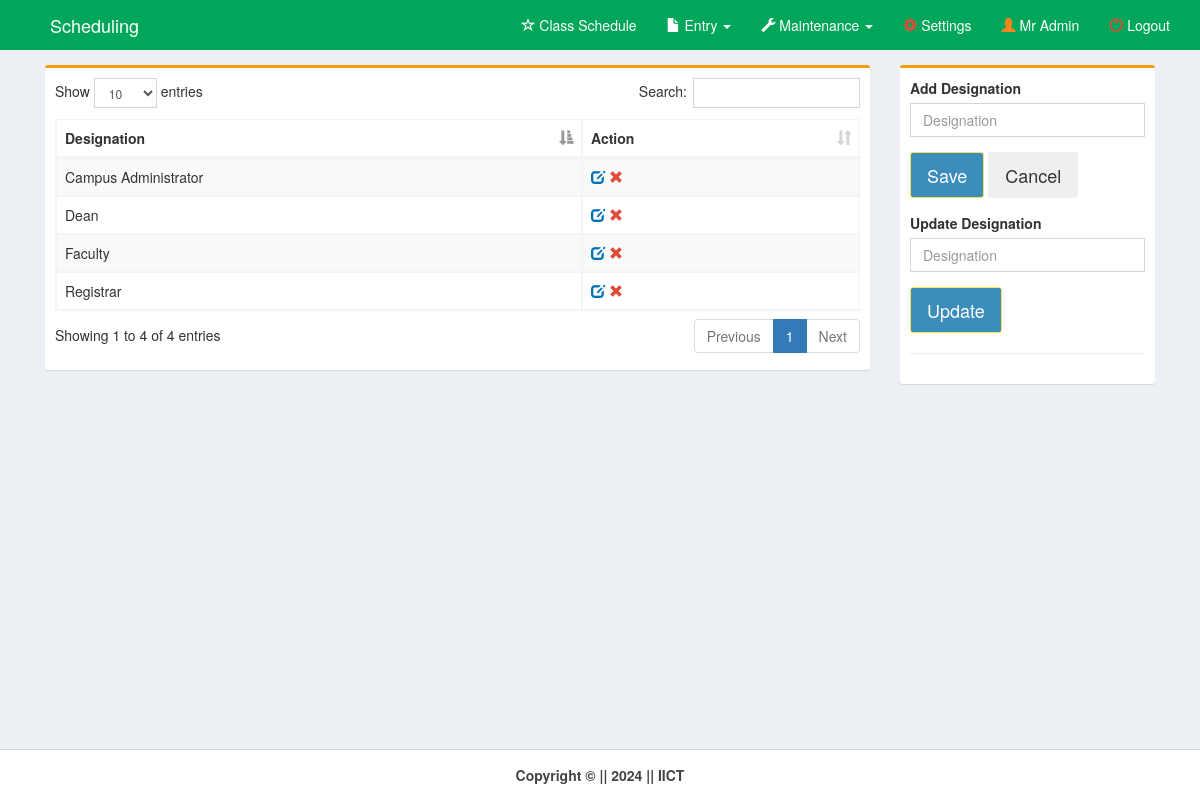
The app's page /pages/designation.php (signed in), older data.
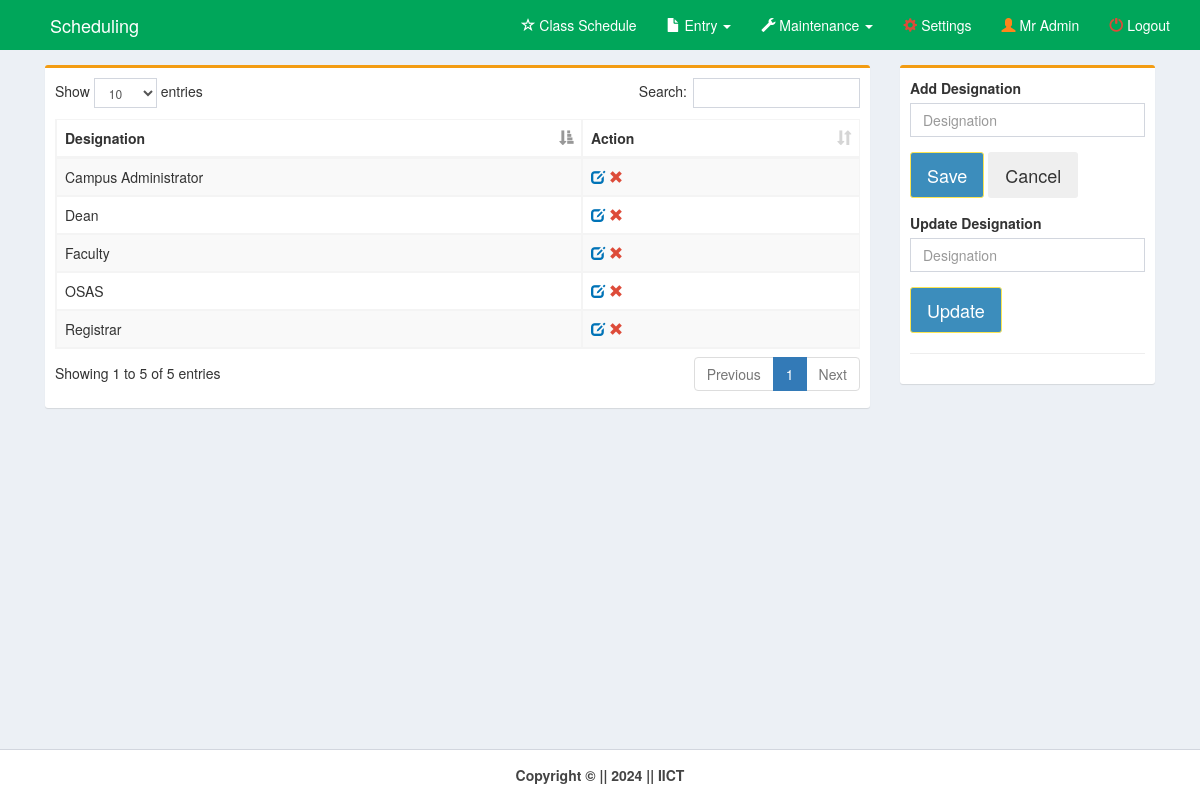
The same page, newer data.
### tables this page shows
CREATE TABLE `designation` (
  `designation_id` int(11) NOT NULL,
  `designation_name` varchar(100) NOT NULL
);

### pages/designation.php (the view, shortened to what the changed rows need)
<!DOCTYPE html>
<html>
<head>
    <link rel="stylesheet" href="../bootstrap/css/bootstrap.min.css">
    <link rel="stylesheet" href="../plugins/datatables/dataTables.bootstrap.css">
    <link rel="stylesheet" href="../dist/css/AdminLTE.min.css">
    <link rel="stylesheet" href="../plugins/select2/select2.min.css">
    <link rel="stylesheet" href="../dist/css/skins/_all-skins.min.css">
</head>
<body class="hold-transition skin-green layout-top-nav" onload="myFunction()">
    <div class="wrapper">
        <div class="content-wrapper">
            <div class="container">
                <section class="content">
                    <div class="row">
                        <div class="col-md-9">
                            <div class="box box-warning">
                                <div class="box-body">
                                    <div class="row">
                                        <div class="col-md-12">
                                            <table id="example1" class="table table-bordered table-striped"
                                                style="margin-right:-10px">
                                                <thead>
                                                    <tr>
                                                        <th>Designation</th>
                                                        <th>Action</th>
                                                    </tr>
                                                </thead>
                                                <?php
        include('../dist/includes/dbcon.php');
        $query=mysqli_query($con,"select * from designation order by designation_name")or die(mysqli_error($con));
          while($row=mysqli_fetch_array($query)){
            $id=$row['designation_id'];
            $designation=$row['designation_name'];
    ?>
                                                <tr>
                                                    <td><?php echo $designation;?></td>
                                                    <td><a id="click"
                                                            href="designation.php?id=<?php echo $id;?>&designation=<?php echo $designation;?>">
                                                            <i class="glyphicon glyphicon-edit text-blue"></i></a>
                                                        <a id="removeme"
                                                            href="designation_del.php?id=<?php echo $id;?>">
                                                            <i class="glyphicon glyphicon-remove text-red"></i></a>
                                                    </td>
                                                </tr>
                                                <?php }?>
                                            </table>
                                        </div>
                                        <div class="col-md-6">
                                        </div>
                                    </div>
                                </div>
                            </div>
                        </div>
                    </div>
                </section>
            </div>
        </div>
    </div>
</body>
</html>

Row changes from the older to the newer data that the page shows:
added designation: designation_name "OSAS"
Text that changed along with them:
text written by a page script: "Show entries Search: Showing 1 to 4 of 4 entries Previous 1 Next" → "Show entries Search: Showing 1 to 5 of 5 entries Previous 1 Next"
